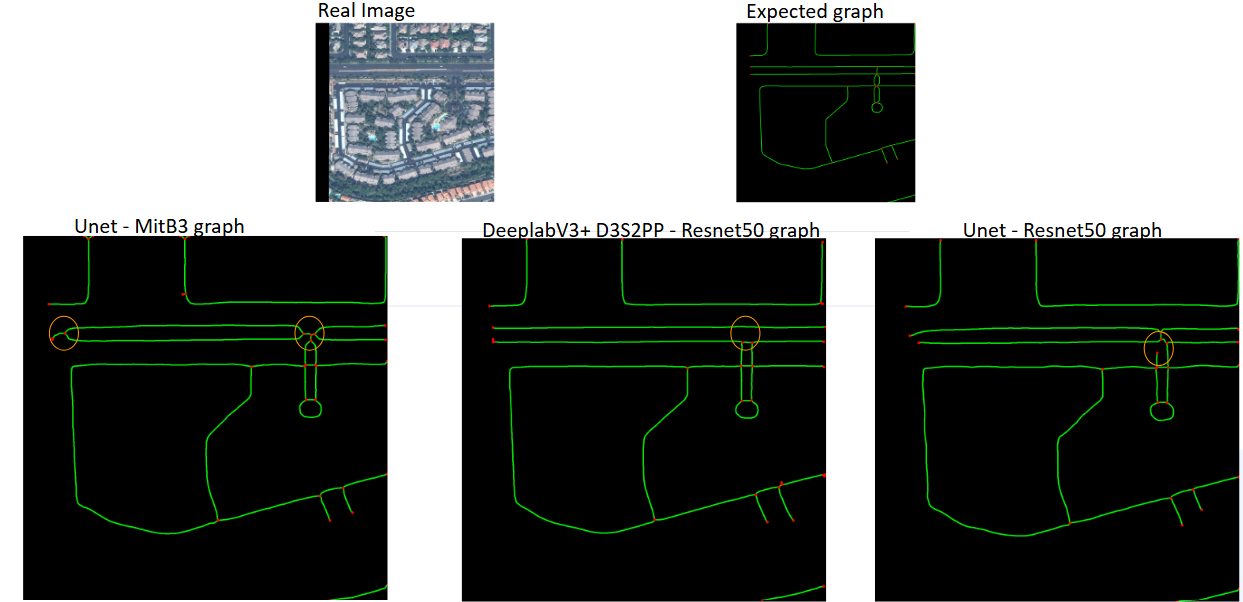
#> input picture doc_assets/example_road_extraction.png, 1243 x 602 px; its folder holds only this picture in this run
$ python -i graph_extraction.py   (imports and definitions only)
#> lines starting #> are read from the running program, lines starting #| are printed output that depends on the picture
import os
import glob
import numpy as np
import networkx as nx
import sknw
from skimage.morphology import skeletonize, closing, square, remove_small_objects
from scipy.spatial import cKDTree
from PIL import Image
from tqdm import tqdm
import warnings

# [1 line not run here, left out]

# --- CONFIG ---
PRED_DIR = "../results/test_results_d3s2pp_filin_masks"
GT_DIR = "../results/test_results_resnet50_de_parameters/ground_truth"
NUM_CONTROL_POINTS = 50

# CRESI-based parameters (assuming ~30cm/pixel resolution)
# 6 meters ~ 20 pixels
CONNECT_THRESHOLD = 20
MIN_SUBGRAPH_LENGTH = 50

def mask_to_graph(mask_path, refine=False):
    """
    Converts a binary mask image into a NetworkX graph with CRESI refinements.
    """
#> called with refine = False
    # 1. Load and Binarize
    mask = np.array(Image.open(mask_path))
#> mask is the input picture: shape (602, 1243, 4); mean R, G, B, A 101.4, 105, 102.3, 255
    mask = (mask > 127).astype(np.uint8)
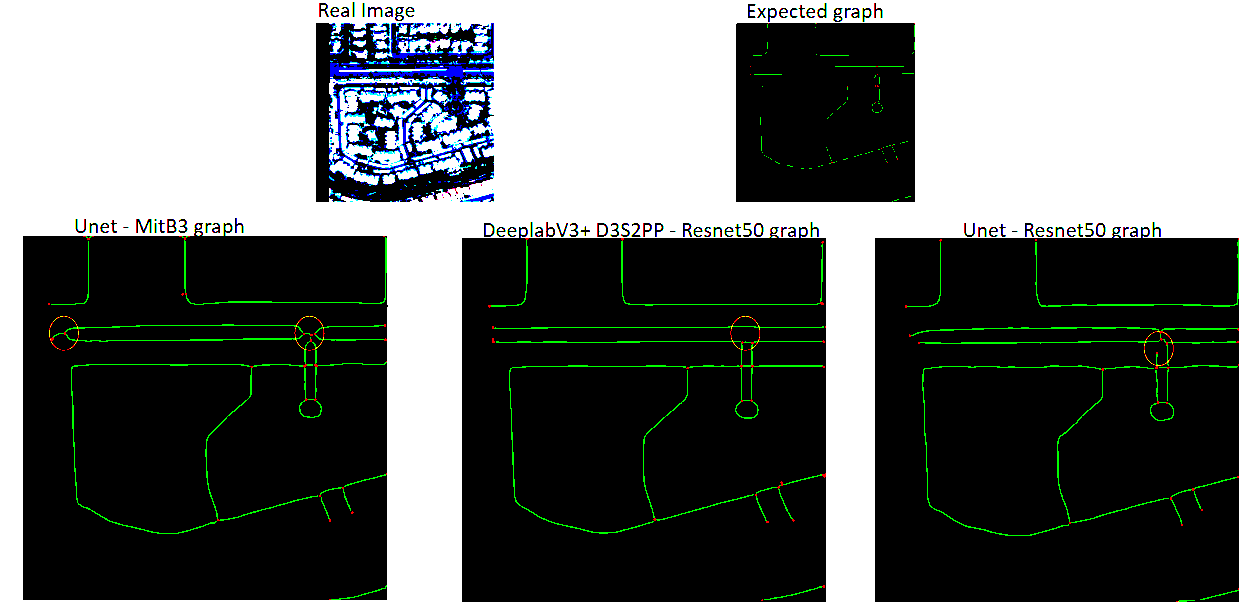
#> mask: shape (602, 1243, 4); mean R, G, B, A 0.394, 0.409, 0.402, 1; drawn with 1 as white

    # 2. Pixel Cleaning (CRESI Step: "removing small object artifacts")
    # Remove blobs smaller than ~30 square meters (~300 pixels)
    mask = remove_small_objects(mask.astype(bool), min_size=300).astype(np.uint8)
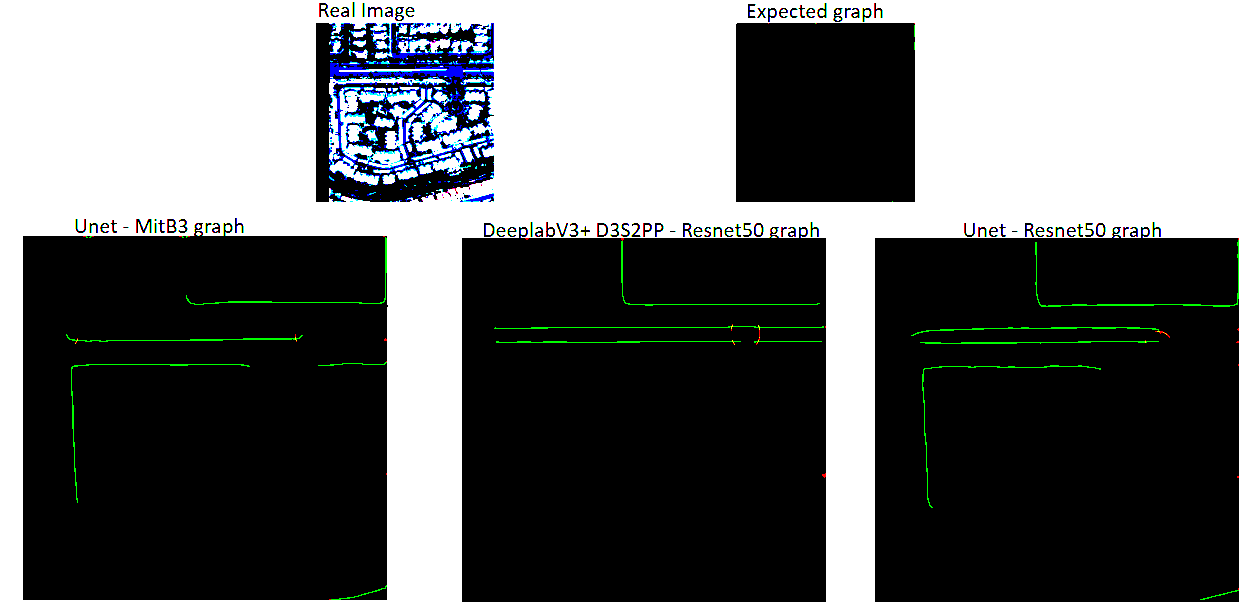
#> mask: shape (602, 1243, 4); mean R, G, B, A 0.393, 0.401, 0.402, 1; drawn with 1 as white

    # 3. Morphological Closing (CRESI Step: "refined mask... closing techniques")
    # 2 meters ~ 7 pixels
#> (the run stopped early here; a loop or call above may not have finished)
